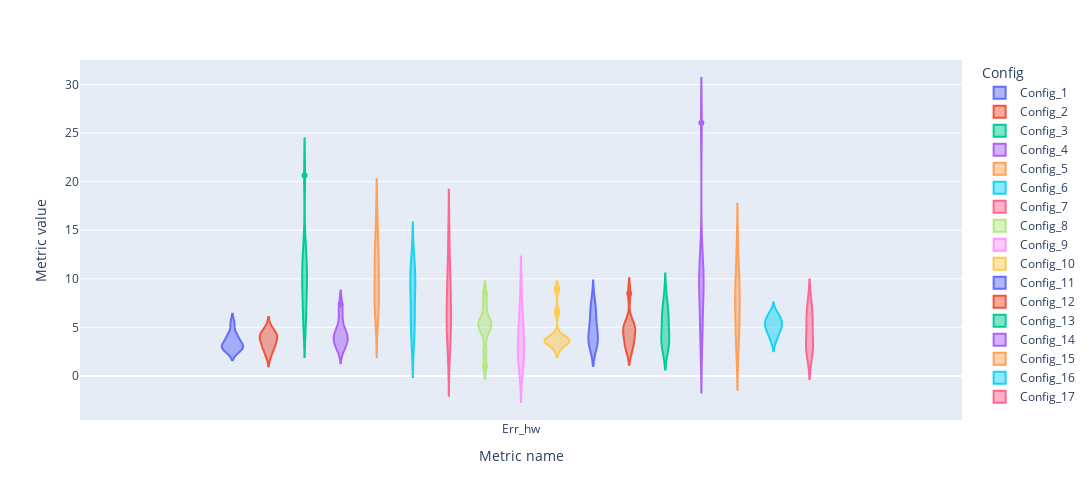

Notebook source saved alongside this figure:
### Markdown cell above
### All highway

### Code cell
fig = px.violin(hw, y='Metric value', x='Metric name', color='Config', box=False, height=500, width=1200)
fig.show()

### Figure 1 — Plotly figure (JSON) as saved in the notebook; plotly's stock layout.template omitted (floating-point values rounded to 4 significant figures)
{"data": [{"alignmentgroup": "True", "box": {"visible": false}, "hovertemplate": "Config=Config_1<br>Metric name=%{x}<br>Metric value=%{y}<extra></extra>", "legendgroup": "Config_1", "marker": {"color": "#636efa"}, "name": "Config_1", "offsetgroup": "Config_1", "orientation": "v", "scalegroup": "True", "showlegend": true, "type": "violin", "x": ["Err_hw", "Err_hw", "Err_hw", "Err_hw", "Err_hw", "Err_hw", "Err_hw", "Err_hw", "Err_hw", "Err_hw"], "x0": " ", "xaxis": "x", "y": [4, 2.56, 4.32, 2.56, 3.2, 5.44, 3.68, 3.04, 3.04, 3.04], "y0": " ", "yaxis": "y"}, {"alignmentgroup": "True", "box": {"visible": false}, "hovertemplate": "Config=Config_2<br>Metric name=%{x}<br>Metric value=%{y}<extra></extra>", "legendgroup": "Config_2", "marker": {"color": "#EF553B"}, "name": "Config_2", "offsetgroup": "Config_2", "orientation": "v", "scalegroup": "True", "showlegend": true, "type": "violin", "x": ["Err_hw", "Err_hw", "Err_hw", "Err_hw", "Err_hw", "Err_hw", "Err_hw", "Err_hw", "Err_hw", "Err_hw"], "x0": " ", "xaxis": "x", "y": [3.52, 2.72, 4.16, 4.96, 2.08, 4.16, 4.32, 3.04, 3.36, 4.16], "y0": " ", "yaxis": "y"}, {"alignmentgroup": "True", "box": {"visible": false}, "hovertemplate": "Config=Config_3<br>Metric name=%{x}<br>Metric value=%{y}<extra></extra>", "legendgroup": "Config_3", "marker": {"color": "#00cc96"}, "name": "Config_3", "offsetgroup": "Config_3", "orientation": "v", "scalegroup": "True", "showlegend": true, "type": "violin", "x": ["Err_hw", "Err_hw", "Err_hw", "Err_hw", "Err_hw", "Err_hw", "Err_hw", "Err_hw", "Err_hw", "Err_hw"], "x0": " ", "xaxis": "x", "y": [13.44, 11.2, 10.88, 11.52, 5.76, 5.76, 7.68, 9.12, 20.64, 9.44], "y0": " ", "yaxis": "y"}, {"alignmentgroup": "True", "box": {"visible": false}, "hovertemplate": "Config=Config_4<br>Metric name=%{x}<br>Metric value=%{y}<extra></extra>", "legendgroup": "Config_4", "marker": {"color": "#ab63fa"}, "name": "Config_4", "offsetgroup": "Config_4", "orientation": "v", "scalegroup": "True", "showlegend": true, "type": "violin", "x": ["Err_hw", "Err_hw", "Err_hw", "Err_hw", "Err_hw", "Err_hw", "Err_hw", "Err_hw", "Err_hw", "Err_hw"], "x0": " ", "xaxis": "x", "y": [4, 3.2, 4.8, 6.24, 4.64, 2.72, 3.36, 7.36, 4, 3.84], "y0": " ", "yaxis": "y"}, {"alignmentgroup": "True", "box": {"visible": false}, "hovertemplate": "Config=Config_5<br>Metric name=%{x}<br>Metric value=%{y}<extra></extra>", "legendgroup": "Config_5", "marker": {"color": "#FFA15A"}, "name": "Config_5", "offsetgroup": "Config_5", "orientation": "v", "scalegroup": "True", "showlegend": true, "type": "violin", "x": ["Err_hw", "Err_hw", "Err_hw", "Err_hw", "Err_hw", "Err_hw", "Err_hw", "Err_hw", "Err_hw", "Err_hw"], "x0": " ", "xaxis": "x", "y": [11.52, 12, 8.16, 16.48, 8.96, 5.76, 13.92, 7.2, 8.16, 12], "y0": " ", "yaxis": "y"}, {"alignmentgroup": "True", "box": {"visible": false}, "hovertemplate": "Config=Config_6<br>Metric name=%{x}<br>Metric value=%{y}<extra></extra>", "legendgroup": "Config_6", "marker": {"color": "#19d3f3"}, "name": "Config_6", "offsetgroup": "Config_6", "orientation": "v", "scalegroup": "True", "showlegend": true, "type": "violin", "x": ["Err_hw", "Err_hw", "Err_hw", "Err_hw", "Err_hw", "Err_hw", "Err_hw", "Err_hw", "Err_hw", "Err_hw"], "x0": " ", "xaxis": "x", "y": [5.28, 12, 3.68, 9.44, 4.96, 10.08, 6.08, 10.08, 10.56, 8.16], "y0": " ", "yaxis": "y"}, {"alignmentgroup": "True", "box": {"visible": false}, "hovertemplate": "Config=Config_7<br>Metric name=%{x}<br>Metric value=%{y}<extra></extra>", "legendgroup": "Config_7", "marker": {"color": "#FF6692"}, "name": "Config_7", "offsetgroup": "Config_7", "orientation": "v", "scalegroup": "True", "showlegend": true, "type": "violin", "x": ["Err_hw", "Err_hw", "Err_hw", "Err_hw", "Err_hw", "Err_hw", "Err_hw", "Err_hw", "Err_hw", "Err_hw"], "x0": " ", "xaxis": "x", "y": [7.04, 5.92, 4.64, 9.76, 10.88, 5.6, 5.12, 9.12, 14.56, 2.56], "y0": " ", "yaxis": "y"}, {"alignmentgroup": "True", "box": {"visible": false}, "hovertemplate": "Config=Config_8<br>Metric name=%{x}<br>Metric value=%{y}<extra></extra>", "legendgroup": "Config_8", "marker": {"color": "#B6E880"}, "name": "Config_8", "offsetgroup": "Config_8", "orientation": "v", "scalegroup": "True", "showlegend": true, "type": "violin", "x": ["Err_hw", "Err_hw", "Err_hw", "Err_hw", "Err_hw", "Err_hw", "Err_hw", "Err_hw", "Err_hw", "Err_hw"], "x0": " ", "xaxis": "x", "y": [8.48, 4.48, 7.2, 5.44, 5.28, 0.96, 5.6, 2.56, 4.64, 5.76], "y0": " ", "yaxis": "y"}, {"alignmentgroup": "True", "box": {"visible": false}, "hovertemplate": "Config=Config_9<br>Metric name=%{x}<br>Metric value=%{y}<extra></extra>", "legendgroup": "Config_9", "marker": {"color": "#FF97FF"}, "name": "Config_9", "offsetgroup": "Config_9", "orientation": "v", "scalegroup": "True", "showlegend": true, "type": "violin", "x": ["Err_hw", "Err_hw", "Err_hw", "Err_hw", "Err_hw", "Err_hw", "Err_hw", "Err_hw", "Err_hw", "Err_hw"], "x0": " ", "xaxis": "x", "y": [5.6, 3.84, 2.24, 8.96, 2.56, 2.56, 1.6, 6.08, 0.64, 4.48], "y0": " ", "yaxis": "y"}, {"alignmentgroup": "True", "box": {"visible": false}, "hovertemplate": "Config=Config_10<br>Metric name=%{x}<br>Metric value=%{y}<extra></extra>", "legendgroup": "Config_10", "marker": {"color": "#FECB52"}, "name": "Config_10", "offsetgroup": "Config_10", "orientation": "v", "scalegroup": "True", "showlegend": true, "type": "violin", "x": ["Err_hw", "Err_hw", "Err_hw", "Err_hw", "Err_hw", "Err_hw", "Err_hw", "Err_hw", "Err_hw", "Err_hw"], "x0": " ", "xaxis": "x", "y": [8.96, 2.72, 3.52, 3.84, 4.32, 6.56, 3.52, 3.68, 3.2, 3.68], "y0": " ", "yaxis": "y"}, {"alignmentgroup": "True", "box": {"visible": false}, "hovertemplate": "Config=Config_11<br>Metric name=%{x}<br>Metric value=%{y}<extra></extra>", "legendgroup": "Config_11", "marker": {"color": "#636efa"}, "name": "Config_11", "offsetgroup": "Config_11", "orientation": "v", "scalegroup": "True", "showlegend": true, "type": "violin", "x": ["Err_hw", "Err_hw", "Err_hw", "Err_hw", "Err_hw", "Err_hw", "Err_hw", "Err_hw", "Err_hw", "Err_hw"], "x0": " ", "xaxis": "x", "y": [3.36, 6.72, 7.68, 3.68, 3.2, 4, 5.12, 3.52, 6.56, 5.12], "y0": " ", "yaxis": "y"}, {"alignmentgroup": "True", "box": {"visible": false}, "hovertemplate": "Config=Config_12<br>Metric name=%{x}<br>Metric value=%{y}<extra></extra>", "legendgroup": "Config_12", "marker": {"color": "#EF553B"}, "name": "Config_12", "offsetgroup": "Config_12", "orientation": "v", "scalegroup": "True", "showlegend": true, "type": "violin", "x": ["Err_hw", "Err_hw", "Err_hw", "Err_hw", "Err_hw", "Err_hw", "Err_hw", "Err_hw", "Err_hw", "Err_hw"], "x0": " ", "xaxis": "x", "y": [3.52, 3.84, 5.44, 5.12, 4.48, 2.88, 4.96, 4.8, 2.72, 8.48], "y0": " ", "yaxis": "y"}, {"alignmentgroup": "True", "box": {"visible": false}, "hovertemplate": "Config=Config_13<br>Metric name=%{x}<br>Metric value=%{y}<extra></extra>", "legendgroup": "Config_13", "marker": {"color": "#00cc96"}, "name": "Config_13", "offsetgroup": "Config_13", "orientation": "v", "scalegroup": "True", "showlegend": true, "type": "violin", "x": ["Err_hw", "Err_hw", "Err_hw", "Err_hw", "Err_hw", "Err_hw", "Err_hw", "Err_hw", "Err_hw", "Err_hw"], "x0": " ", "xaxis": "x", "y": [8.16, 5.6, 5.6, 6.72, 6.56, 3.36, 3.04, 4.32, 3.52, 3.2], "y0": " ", "yaxis": "y"}, {"alignmentgroup": "True", "box": {"visible": false}, "hovertemplate": "Config=Config_14<br>Metric name=%{x}<br>Metric value=%{y}<extra></extra>", "legendgroup": "Config_14", "marker": {"color": "#ab63fa"}, "name": "Config_14", "offsetgroup": "Config_14", "orientation": "v", "scalegroup": "True", "showlegend": true, "type": "violin", "x": ["Err_hw", "Err_hw", "Err_hw", "Err_hw", "Err_hw", "Err_hw", "Err_hw", "Err_hw", "Err_hw", "Err_hw"], "x0": " ", "xaxis": "x", "y": [10.24, 9.12, 2.88, 9.12, 5.76, 26.08, 12.48, 9.92, 5.44, 10.4], "y0": " ", "yaxis": "y"}, {"alignmentgroup": "True", "box": {"visible": false}, "hovertemplate": "Config=Config_15<br>Metric name=%{x}<br>Metric value=%{y}<extra></extra>", "legendgroup": "Config_15", "marker": {"color": "#FFA15A"}, "name": "Config_15", "offsetgroup": "Config_15", "orientation": "v", "scalegroup": "True", "showlegend": true, "type": "violin", "x": ["Err_hw", "Err_hw", "Err_hw", "Err_hw", "Err_hw", "Err_hw", "Err_hw", "Err_hw", "Err_hw", "Err_hw"], "x0": " ", "xaxis": "x", "y": [7.2, 8.48, 4.32, 6.72, 2.88, 13.44, 8.16, 9.92, 4.48, 10.56], "y0": " ", "yaxis": "y"}, {"alignmentgroup": "True", "box": {"visible": false}, "hovertemplate": "Config=Config_16<br>Metric name=%{x}<br>Metric value=%{y}<extra></extra>", "legendgroup": "Config_16", "marker": {"color": "#19d3f3"}, "name": "Config_16", "offsetgroup": "Config_16", "orientation": "v", "scalegroup": "True", "showlegend": true, "type": "violin", "x": ["Err_hw", "Err_hw", "Err_hw", "Err_hw", "Err_hw", "Err_hw", "Err_hw", "Err_hw", "Err_hw", "Err_hw"], "x0": " ", "xaxis": "x", "y": [4.64, 3.68, 5.12, 5.12, 6.08, 5.12, 5.6, 6.4, 5.92, 4.16], "y0": " ", "yaxis": "y"}, {"alignmentgroup": "True", "box": {"visible": false}, "hovertemplate": "Config=Config_17<br>Metric name=%{x}<br>Metric value=%{y}<extra></extra>", "legendgroup": "Config_17", "marker": {"color": "#FF6692"}, "name": "Config_17", "offsetgroup": "Config_17", "orientation": "v", "scalegroup": "True", "showlegend": true, "type": "violin", "x": ["Err_hw", "Err_hw", "Err_hw", "Err_hw", "Err_hw", "Err_hw", "Err_hw", "Err_hw", "Err_hw", "Err_hw"], "x0": " ", "xaxis": "x", "y": [2.24, 2.56, 7.36, 7.2, 5.76, 5.28, 5.76, 3.52, 2.88, 3.36], "y0": " ", "yaxis": "y"}], "layout": {"height": 500, "legend": {"title": {"text": "Config"}, "tracegroupgap": 0}, "margin": {"t": 60}, "violinmode": "group", "width": 1200, "xaxis": {"anchor": "y", "domain": [0, 1], "title": {"text": "Metric name"}}, "yaxis": {"anchor": "x", "domain": [0, 1], "title": {"text": "Metric value"}}}}
